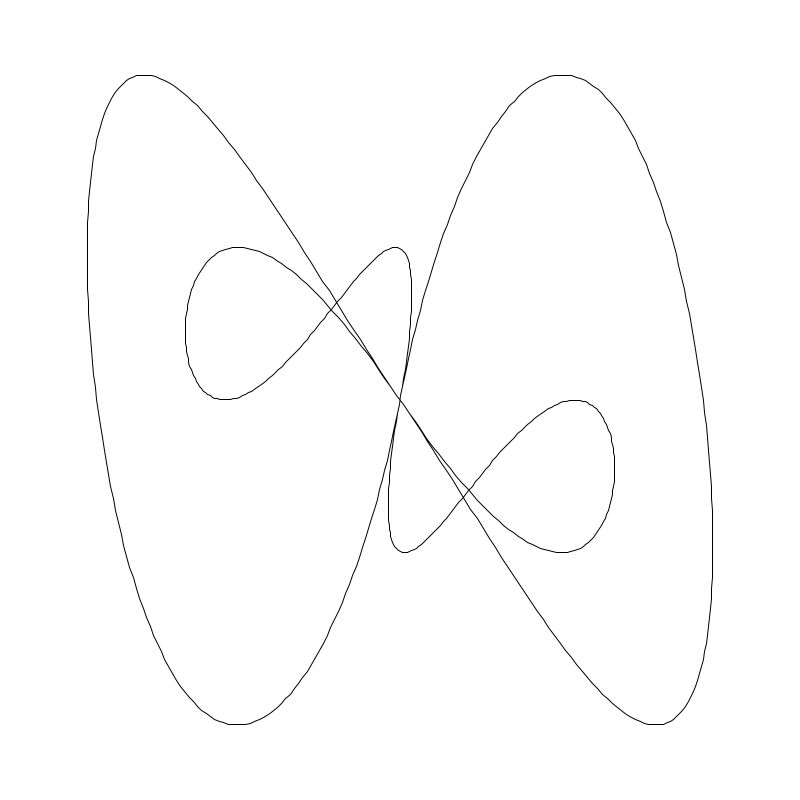
Frame 1 (no input)
Frame 60 (the mouse pressed at the canvas centre just before this capture): identical to frame 1, image omitted
Frame 120 (the mouse held since frame 60 and released just before this capture): identical to frame 1, image omitted

The Processing sketch that drew this single still picture (run headless with seeded random() and noise(); from frame 60 on, the mouse is pressed at the canvas centre):

// Processing sketch: lissajous_sandbox
// ── lissajous_sandbox.pde
/*
Referenced from 
 // Generative Gestaltung, ISBN: 978-3-87439-759-9
 // http://www.generative-gestaltung.de
 A fabulous and beautiful text!
 M_2_3_02.pde
 */


//float r = 8;

int pointCount;

int freqX = 1;
int freqY = 4;
float phi = 60;
int modFreqX = 2;
int modFreqY = 1;
float modulationPhi = 0;

float angle, x, y, w, maxDist, oldX, oldY;

void setup() {
  size(800, 800);
  pointCount = width-100;
  smooth();
  strokeCap(ROUND);
  maxDist = sqrt(sq(width/2-50) + sq(height/2-50));
}



void draw() {
  background(255);

  strokeWeight(1);
  stroke(0);
  noFill();
  //pointCount = mouseX*2+200;

  //float x = r * cos(angle - HALF_PI);
  //float y = r * sin(angle - HALF_PI);
  translate(width/2, height/2);
  beginShape();
  for (int i = 0; i <= pointCount; i++) {
    angle = map(i, 0, pointCount, 0, TWO_PI);
    x = sin(angle * freqX + radians(phi)) * cos(angle * modFreqX);
    y = sin(angle * freqY) * cos(angle * modFreqY);
    x = x * (width/2-50);
    y = y * (height/2-50);
    /*
    if( i > 0){
     w = dist(x, y, 0, 0);
     float lineAlpha = map(w, 0, maxDist, 255, 0);
     stroke(i%2*2, lineAlpha);
     line(oldX, oldY, x, y);
     
     }
     oldX = x;
     oldY = y;
     */
    vertex(x, y);
  }
  endShape();
}

void keyPressed() {

  if (key == '1') freqX--;
  if (key == '2') freqX++;
  freqX = max(freqX, 1);

  if (key == '3') freqY--;
  if (key == '4') freqY++;
  freqY = max(freqY, 1);

  if (keyCode == LEFT) phi -= 15;
  if (keyCode == RIGHT) phi += 15;

  if (key == '7') modFreqX--;
  if (key == '8') modFreqX++;
  modFreqX = max(modFreqX, 1);

  if (key == '9') modFreqY--;
  if (key == '0') modFreqY++;
  modFreqY = max(modFreqY, 1);
}
